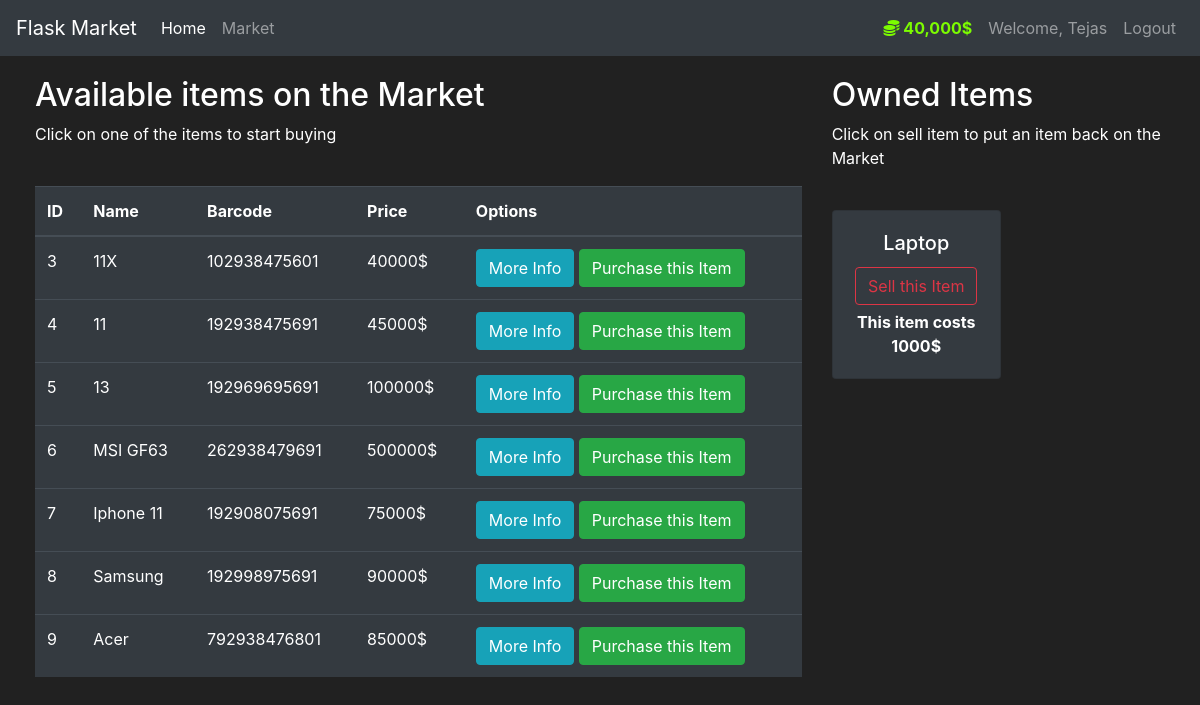
Screenshot of /market (signed in) with the database file from the repository.
### market/models.py (models this page shows, shortened)
class User(db.Model, UserMixin):
    id = db.Column(db.Integer(), primary_key=True)
    username = db.Column(db.String(length=30), nullable=False, unique=True)
    email_address = db.Column(db.String(length=50), nullable=False, unique=True)
    password_hash = db.Column(db.String(length=60), nullable=False)
    budget = db.Column(db.Integer(), nullable=False, default=1000)
    items = db.relationship('Item', backref='owned_user', lazy=True)
    @property
    def prettier_budget(self):
        if len(str(self.budget)) >= 4:
            return f'{str(self.budget)[:-3]},{str(self.budget)[-3:]}$'
        else:
            return f"{self.budget}$"
    @property
    def password(self):
        return self.password

class Item(db.Model):
    id = db.Column(db.Integer(), primary_key=True)
    name = db.Column(db.String(length=30), nullable=False, unique=True)
    price = db.Column(db.Integer(), nullable=False)
    barcode = db.Column(db.String(length=12), nullable=False, unique=True)
    description = db.Column(db.String(length=1024), nullable=False, unique=True)
    owner = db.Column(db.Integer(), db.ForeignKey('user.id'))
    def __repr__(self):
        return f'Item {self.name}'

### market/routes.py (the view, shortened to what this page needs)
@app.route('/market', methods=['GET', 'POST'])
@login_required
def market_page():
    purchase_form = PurchaseItemForm()
    selling_form = SellItemForm()
    if request.method == "GET":
        items = Item.query.filter_by(owner=None)
        print(items.first())
        owned_items = Item.query.filter_by(owner=current_user.id)
        print(owned_items.first())
        return render_template('market.html', items=items, purchase_form=purchase_form, owned_items=owned_items, selling_form=selling_form)

### market/models.py (called while the page is built)
@login_manager.user_loader
def load_user(user_id):
    return User.query.get(int(user_id))

### market/templates/market.html (shortened to what this page needs)
{% extends 'base.html' %}
{% block content %}
<div class="row" style="margin-top:20px; margin-left:20px">
   <div class="col-8">
       <h2>Available items on the Market</h2>
       <p>Click on one of the items to start buying</p>
       <br>
      <table class="table table-hover table-dark">
         <thead>
            <tr>
               <th scope="col">ID</th>
               <th scope="col">Name</th>
               <th scope="col">Barcode</th>
               <th scope="col">Price</th>
               <th scope="col">Options</th>
            </tr>
         </thead>
         <tbody>
            {% for item in items %}
            <tr>
               <td>{{ item.id }}</td>
               <td>{{ item.name }}</td>
               <td>{{ item.barcode }}</td>
               <td>{{ item.price }}$</td>
               <td>
                  <button class="btn btn-outline btn-info" data-toggle="modal" data-target="#Modal-MoreInfo-{{ item.id }}">More Info</button>
                  <button class="btn btn-outline btn-success" data-toggle="modal" data-target="#Modal-PurchaseConfirm-{{ item.id }}">Purchase this Item</button>
               </td>
            </tr>
            {% endfor %}
         </tbody>
      </table>
   </div>
   <div class="col-4">
        <h2>Owned Items</h2>
        <p>Click on sell item to put an item back on the Market</p>
        <br>
        <div class="row">
           {% for owned_item in owned_items %}
             <div class="col-md-6">
                 <div style="margin-bottom: 5px" class="card text-center bg-dark">
                      <div class="card-body">
                          <h5 class="card-title">{{ owned_item.name }}</h5>
                          <button type="button" class="btn btn-outline-danger" style="margin-bottom: 5px"
                                  data-toggle="modal" data-target="#Modal-SellingConfirm-{{ owned_item.id }}">
                              Sell this Item
                          </button>
                          <p class="card-text"><strong>
                              This item costs {{ owned_item.price }}$
                          </strong></p>
                      </div>
                  </div>
             </div>
           {% endfor %}
        </div>
   </div>
</div>
{% endblock %}

### market/templates/base.html (shortened to what this page needs)
<!doctype html>
<html lang="en">
   <head>
      <link rel="stylesheet" href="https://cdn.jsdelivr.net/npm/bootstrap@4.5.3/dist/css/bootstrap.min.css">
   </head>
   <body>
    <nav class="navbar navbar-expand-md navbar-dark bg-dark">
      <a class="navbar-brand" href="#">Flask Market</a>
      <div class="collapse navbar-collapse" id="navbarNav">
        <ul class="navbar-nav mr-auto">
            <li class="nav-item active">
                <a class="nav-link" href="{{ url_for('home_page') }}">Home <span class="sr-only">(current)</span></a>
            </li>
            <li class="nav-item">
                <a class="nav-link" href="{{ url_for('market_page') }}">Market</a>
            </li>
        </ul>
          {% if current_user.is_authenticated %}
            <ul class="navbar-nav">
                <li class="nav-item">
                    <a class="nav-link" style="color: lawngreen; font-weight: bold">
                        <i class="fas fa-coins"></i>
                        {{ current_user.prettier_budget }}
                    </a>
                </li>
                <li class="nav-item">
                    <a class="nav-link">Welcome, {{ current_user.username }}</a>
                </li>
                <li class="nav-item">
                    <a class="nav-link" href="{{ url_for('logout_page') }}">Logout</a>
                </li>
            </ul>
          {% endif %}
      </div>
    </nav>
      {% block content %}
      {% endblock %}
   </body>
</html>

### market/templates/base.html (style rules this page uses)
body { background-color: #212121; color: white }

### rows the page displays
User: prettier_budget "40,000$", username "Tejas"
Item: id "3", name "11X", barcode "102938475601", price "40000"
Item: id "4", name "11", barcode "192938475691", price "45000"
Item: id "5", name "13", barcode "192969695691", price "100000"
Item: id "6", name "MSI GF63", barcode "262938479691", price "500000"
Item: id "7", name "Iphone 11", barcode "192908075691", price "75000"
Item: id "8", name "Samsung", barcode "192998975691", price "90000"
Item: id "9", name "Acer", barcode "792938476801", price "85000"
Item: name "Laptop", price "1000"
